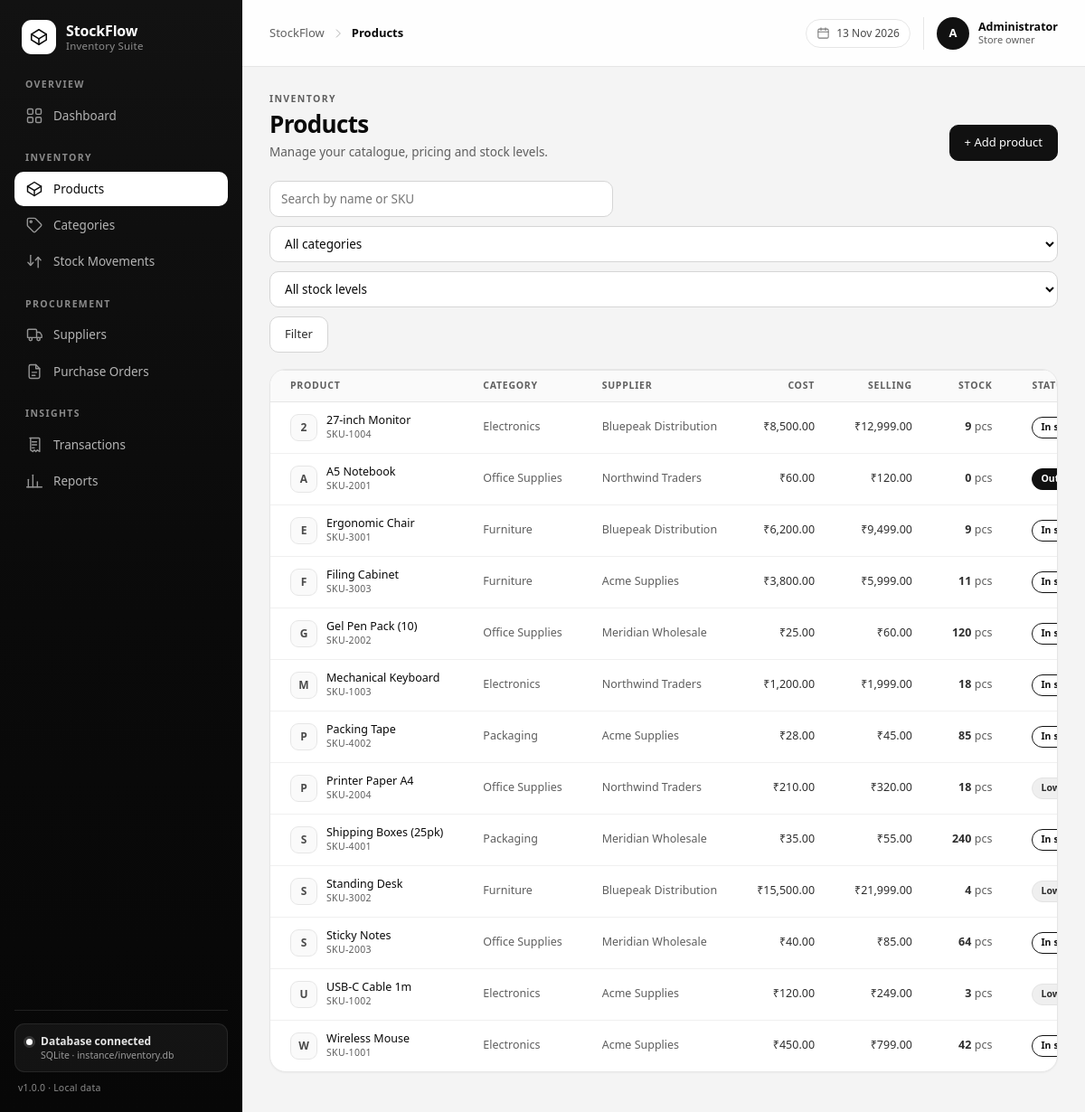
Screenshot of /products/ with the database file from the repository.
### tables this page shows
CREATE TABLE products (
    id            INTEGER PRIMARY KEY AUTOINCREMENT,
    sku           TEXT NOT NULL UNIQUE,
    name          TEXT NOT NULL,
    description   TEXT,
    category_id   INTEGER REFERENCES categories(id) ON DELETE SET NULL,
    supplier_id   INTEGER REFERENCES suppliers(id) ON DELETE SET NULL,
    unit          TEXT NOT NULL DEFAULT 'pcs',
    cost_price    REAL NOT NULL DEFAULT 0 CHECK (cost_price >= 0),
    selling_price REAL NOT NULL DEFAULT 0 CHECK (selling_price >= 0),
    quantity      INTEGER NOT NULL DEFAULT 0 CHECK (quantity >= 0),
    reorder_level INTEGER NOT NULL DEFAULT 0 CHECK (reorder_level >= 0),
    is_active     INTEGER NOT NULL DEFAULT 1 CHECK (is_active IN (0, 1)),
    created_at    TEXT NOT NULL DEFAULT (datetime('now', 'localtime')),
    updated_at    TEXT NOT NULL DEFAULT (datetime('now', 'localtime'))
);

CREATE TABLE categories (
    id          INTEGER PRIMARY KEY AUTOINCREMENT,
    name        TEXT NOT NULL UNIQUE,
    description TEXT,
    created_at  TEXT NOT NULL DEFAULT (datetime('now', 'localtime'))
);

CREATE TABLE suppliers (
    id             INTEGER PRIMARY KEY AUTOINCREMENT,
    name           TEXT NOT NULL,
    contact_person TEXT,
    email          TEXT,
    phone          TEXT,
    address        TEXT,
    created_at     TEXT NOT NULL DEFAULT (datetime('now', 'localtime'))
);

### routes/products.py (the view)
@products_bp.route("/")
def index():
    search = clean(request.args.get("q"))
    category_id = clean(request.args.get("category"))
    stock_filter = clean(request.args.get("stock"))
    sql = """
        SELECT p.*, c.name AS category_name, s.name AS supplier_name
        FROM products p
        LEFT JOIN categories c ON c.id = p.category_id
        LEFT JOIN suppliers s ON s.id = p.supplier_id
        WHERE p.is_active = 1
    """
    params = []
    if search:
        sql += " AND (p.name LIKE ? OR p.sku LIKE ?)"
        params.extend([f"%{search}%", f"%{search}%"])
    if category_id.isdigit():
        sql += " AND p.category_id = ?"
        params.append(int(category_id))
    if stock_filter == "low":
        sql += " AND p.quantity <= p.reorder_level"
    elif stock_filter == "out":
        sql += " AND p.quantity = 0"
    sql += " ORDER BY p.name COLLATE NOCASE"
    return render_template(
        "products/list.html",
        page_title="Products",
        active_page="products",
        products=query(sql, params),
        categories=query("SELECT id, name FROM categories ORDER BY name COLLATE NOCASE"),
        search=search,
        category_id=category_id,
        stock_filter=stock_filter,
    )

### database/db.py (called while the page is built)
def get_db():
    if "db" not in g:
        connection = sqlite3.connect(current_app.config["DATABASE"])
        connection.row_factory = sqlite3.Row
        connection.execute("PRAGMA foreign_keys = ON")
        g.db = connection
    return g.db

def query(sql, params=(), one=False):
    cursor = get_db().execute(sql, params)
    rows = cursor.fetchall()
    cursor.close()
    if one:
        return rows[0] if rows else None
    return rows

### utils/filters.py (called while the page is built)
def currency_symbol():
    if "_currency_symbol" not in g:
        symbol = current_app.config["CURRENCY_SYMBOL"]
        try:
            row = query(
                "SELECT value FROM settings WHERE key = 'currency_symbol'",
                one=True,
            )
            if row and row["value"]:
                symbol = row["value"]
        except Exception:
            pass
        g._currency_symbol = symbol
    return g._currency_symbol

### utils/helpers.py (called while the page is built)
def clean(value, default=""):
    if value is None:
        return default
    return str(value).strip()

### templates/products/list.html (shortened to what this page needs)
{% extends 'base.html' %}
{% import 'partials/icons.html' as ui %}
{% block content %}
  <div class="page-head">
    <div>
      <p class="page-head__eyebrow">Inventory</p>
      <h1 class="page-head__title">Products</h1>
      <p class="page-head__subtitle">Manage your catalogue, pricing and stock levels.</p>
    </div>
    <div class="page-head__actions">
      <a class="btn" href="{{ url_for('products.create') }}">+ Add product</a>
    </div>
  </div>
  <form class="toolbar" method="get" action="{{ url_for('products.index') }}">
    <input class="input toolbar__search" type="search" name="q" value="{{ search }}"
           placeholder="Search by name or SKU" aria-label="Search products">
    <select class="input toolbar__select" name="category" aria-label="Filter by category">
      <option value="">All categories</option>
    </select>
    <select class="input toolbar__select" name="stock" aria-label="Filter by stock level">
      <option value="">All stock levels</option>
    </select>
    <button class="btn btn--ghost" type="submit">Filter</button>
  </form>
  <section class="card card--flush">
    {% if products %}
      <div class="table-wrap">
        <table class="table">
          <thead>
            <tr>
              <th>Product</th>
              <th>Category</th>
              <th>Supplier</th>
              <th class="is-num">Cost</th>
              <th class="is-num">Selling</th>
              <th class="is-num">Stock</th>
              <th>Status</th>
            </tr>
          </thead>
          <tbody>
            {% for product in products %}
              <tr>
                <td>
                  <div class="cell-product">
                    <span class="cell-product__avatar">{{ product.name[0]|upper }}</span>
                    <div>
                      <span class="cell-product__name">{{ product.name }}</span>
                      <span class="cell-product__sku">{{ product.sku }}</span>
                    </div>
                  </div>
                </td>
                <td class="is-muted">{{ product.category_name or 'Uncategorised' }}</td>
                <td class="is-muted">{{ product.supplier_name or '—' }}</td>
                <td class="is-num">{{ product.cost_price|money }}</td>
                <td class="is-num">{{ product.selling_price|money }}</td>
                <td class="is-num"><strong>{{ product.quantity }}</strong> <span class="is-muted">{{ product.unit }}</span></td>
                <td>
                  {% if product.quantity == 0 %}
                    <span class="pill pill--dark">Out of stock</span>
                  {% elif product.quantity <= product.reorder_level %}
                    <span class="pill pill--muted">Low stock</span>
                  {% else %}
                    <span class="pill pill--outline">In stock</span>
                  {% endif %}
                </td>
              </tr>
            {% endfor %}
          </tbody>
        </table>
      </div>
    {% endif %}
  </section>
{% endblock %}

### static/css/style.css (style rules this page uses)
:root { --bg: #f4f4f4; --surface: #ffffff; --surface-soft: #fafafa; --ink: #0a0a0a; --ink-soft: #2e2e2e; --muted: #5f5f5f; --muted-strong: #4a4a4a; --line: #e6e6e6; --line-strong: #d5d5d5; --brand: #111111; --brand-strong: #000000; --brand-soft: #f1f1f1; --navy: #0a0a0a; --radius-lg: 18px; --radius: 14px; --radius-sm: 10px; --shadow-sm: 0 1px 2px rgba(0, 0, 0, 0.04); --shadow-md: 0 1px 2px rgba(0, 0, 0, 0.04), 0 14px 34px -22px rgba(0, 0, 0, 0.35); --shadow-lg: 0 24px 48px -28px rgba(0, 0, 0, 0.45); --sidebar-w: 268px; --topbar-h: 74px; --font: "Segoe UI", -apple-system, BlinkMacSystemFont, "Inter", "Helvetica Neue", Arial, sans-serif; }
*, *::before, *::after { box-sizing: border-box; }
html { -webkit-text-size-adjust: 100%; }
body { margin: 0; font-family: var(--font); font-size: 14px; line-height: 1.5; color: var(--ink); background: var(--bg); -webkit-font-smoothing: antialiased; text-rendering: optimizeLegibility; }
h1, h2, h3, p, ul, ol, figure, dl, dd { margin: 0; }
a { color: inherit; text-decoration: none; }
button { font: inherit; color: inherit; }
table { border-collapse: collapse; width: 100%; }
strong { font-weight: 600; }
.page-head { display: flex; align-items: flex-end; justify-content: space-between; gap: 20px; flex-wrap: wrap; margin-bottom: 22px; }
.page-head__eyebrow { font-size: 10.5px; font-weight: 600; letter-spacing: 0.13em; text-transform: uppercase; color: var(--muted); margin-bottom: 5px; }
.page-head__title { font-size: 26px; font-weight: 650; letter-spacing: -0.025em; line-height: 1.15; }
.page-head__subtitle { margin-top: 5px; font-size: 13.5px; color: var(--muted); }
.page-head__actions { display: flex; align-items: center; gap: 10px; flex-wrap: wrap; }
.card { background: var(--surface); border: 1px solid var(--line); border-radius: var(--radius-lg); box-shadow: var(--shadow-sm); overflow: hidden; }
.card--flush .table-wrap { border-top: 1px solid var(--line); }
.table-wrap { overflow-x: auto; }
.table { font-size: 12.5px; }
.table th { padding: 9px 22px; text-align: left; font-size: 10.5px; font-weight: 600; letter-spacing: 0.07em; text-transform: uppercase; color: var(--muted); background: var(--surface-soft); border-bottom: 1px solid var(--line); white-space: nowrap; }
.table td { padding: 12px 22px; border-bottom: 1px solid #f0f0f0; vertical-align: middle; color: var(--ink-soft); white-space: nowrap; }
.table tbody tr:last-child td { border-bottom: 0; }
.table .is-num { text-align: right; }
.table .is-muted { color: var(--muted); }
.cell-product { display: flex; align-items: center; gap: 10px; }
.cell-product__avatar { width: 30px; height: 30px; flex: none; display: grid; place-items: center; border-radius: 9px; background: var(--surface-soft); border: 1px solid var(--line); font-size: 12px; font-weight: 600; color: var(--muted-strong); }
.cell-product__name { display: block; font-weight: 500; color: var(--ink); line-height: 1.3; }
.cell-product__sku { display: block; font-size: 10.5px; color: var(--muted); letter-spacing: 0.03em; }
.pill { display: inline-flex; align-items: center; gap: 6px; padding: 3px 9px; border-radius: 99px; border: 1px solid transparent; font-size: 10.5px; font-weight: 600; letter-spacing: 0.01em; white-space: nowrap; }
.pill--dark, .pill--danger { background: #111111; color: #ffffff; border-color: #111111; }
.pill--outline, .pill--ok { background: #ffffff; color: #111111; border-color: #111111; }
.pill--muted, .pill--warn { background: #efefef; color: #2e2e2e; border-color: #e3e3e3; }
.toolbar { display: flex; align-items: center; flex-wrap: wrap; gap: 10px; margin-bottom: 18px; }
.toolbar__search { flex: 1 1 240px; max-width: 380px; }
.toolbar__select { flex: 0 1 auto; min-width: 165px; }
.input { width: 100%; height: 40px; padding: 0 12px; border: 1px solid var(--line-strong); border-radius: var(--radius-sm); background: var(--surface); color: var(--ink); font-family: inherit; font-size: 13.5px; transition: border-color 0.16s ease, box-shadow 0.16s ease; }
.btn { display: inline-flex; align-items: center; justify-content: center; gap: 7px; height: 40px; padding: 0 16px; border-radius: var(--radius-sm); border: 1px solid #111111; background: #111111; color: #ffffff; font-size: 13px; font-weight: 500; cursor: pointer; white-space: nowrap; transition: background 0.16s ease, border-color 0.16s ease, color 0.16s ease; }
.btn--ghost { background: var(--surface); border-color: var(--line-strong); color: var(--ink-soft); }

### rows the page displays
products: name "2", name "27-inch Monitor", sku "SKU-1004", name "Electronics", name "Bluepeak Distribution", cost_price "₹8,500.00", selling_price "₹12,999.00", quantity "9", unit "pcs", reorder_level "In…"
products: name "A", name "A5 Notebook", sku "SKU-2001", name "Office Supplies", name "Northwind Traders", cost_price "₹60.00", selling_price "₹120.00", quantity "0", unit "pcs", shows "Out of stock"
products: name "E", name "Ergonomic Chair", sku "SKU-3001", name "Furniture", name "Bluepeak Distribution", cost_price "₹6,200.00", selling_price "₹9,499.00", quantity "9", unit "pcs", reorder_level "In…"
products: name "F", name "Filing Cabinet", sku "SKU-3003", name "Furniture", name "Acme Supplies", cost_price "₹3,800.00", selling_price "₹5,999.00", quantity "11", unit "pcs", reorder_level "In…"
products: name "G", name "Gel Pen Pack (10)", sku "SKU-2002", name "Office Supplies", name "Meridian Wholesale", cost_price "₹25.00", selling_price "₹60.00", quantity "120", unit "pcs", reorder_level "In…"
products: name "M", name "Mechanical Keyboard", sku "SKU-1003", name "Electronics", name "Northwind Traders", cost_price "₹1,200.00", selling_price "₹1,999.00", quantity "18", unit "pcs", reorder_level "In…"
products: name "P", name "Packing Tape", sku "SKU-4002", name "Packaging", name "Acme Supplies", cost_price "₹28.00", selling_price "₹45.00", quantity "85", unit "pcs", reorder_level "In…"
products: name "P", name "Printer Paper A4", sku "SKU-2004", name "Office Supplies", name "Northwind Traders", cost_price "₹210.00", selling_price "₹320.00", quantity "18", unit "pcs", reorder_level "Low stock"
products: name "S", name "Shipping Boxes (25pk)", sku "SKU-4001", name "Packaging", name "Meridian Wholesale", cost_price "₹35.00", selling_price "₹55.00", quantity "240", unit "pcs", reorder_level "In…"
products: name "S", name "Standing Desk", sku "SKU-3002", name "Furniture", name "Bluepeak Distribution", cost_price "₹15,500.00", selling_price "₹21,999.00", quantity "4", unit "pcs", reorder_level "Low stock"
products: name "S", name "Sticky Notes", sku "SKU-2003", name "Office Supplies", name "Meridian Wholesale", cost_price "₹40.00", selling_price "₹85.00", quantity "64", unit "pcs", reorder_level "In…"
products: name "U", name "USB-C Cable 1m", sku "SKU-1002", name "Electronics", name "Acme Supplies", cost_price "₹120.00", selling_price "₹249.00", quantity "3", unit "pcs", reorder_level "Low stock"
products: name "W", name "Wireless Mouse", sku "SKU-1001", name "Electronics", name "Acme Supplies", cost_price "₹450.00", selling_price "₹799.00", quantity "42", unit "pcs", reorder_level "In…"

### other values shown
{{ config.APP_NAME }} "StockFlow"
{{ config.APP_TAGLINE }} "Inventory Suite"
{{ config.APP_VERSION }} "1.0.0"
{{ page_title|default('Dashboard') }} "Products"
